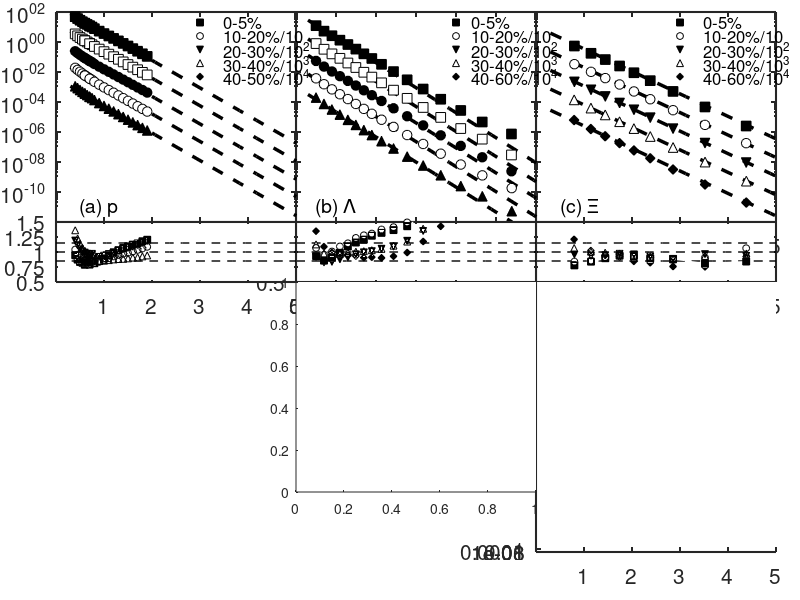

This figure's MATLAB source: (Note: this script raises an error after producing the figure.)
clear
set(gcf,'unit','centimeters','position',[40 30 33 25]);
%[left bottom width height];
Tq0=0.37;
Ts0=0.51;
sNN=0.039;
Tq=Tq0*(sNN/2.76)^0.105;
Ts=Ts0*(sNN/2.76)^0.105;

%Xi========================================================================
axes('Position',[0.67 0.63 0.3 0.35]);

load Xi_39_05.dat
load Xi_39_1020.dat
load Xi_39_2030.dat
load Xi_39_3040.dat
load Xi_39_4060.dat


TXi=Ts*(3/(2+Ts/Tq));

NXi1=11.0;
NXi2=6.258;
NXi3=3.61;
NXi4=2.03;
NXi5=0.8;

mXi=1.321;


ptXi=Xi_39_05(:,1);
mtXi=sqrt(ptXi.^2+mXi^2);

dis_Xi_39_05=mtXi./ptXi./ptXi.*Xi_39_05(:,4);
err_Xi_39_05=mtXi./ptXi./ptXi.*sqrt((Xi_39_05(:,5)).^2+(Xi_39_05(:,7)).^2);
n1=size(ptXi);
for i=1:n1(1)
    f1(i)=NXi1*exp(-ptXi(i)/TXi);
    r1(i)=dis_Xi_39_05(i)/f1(i);
end

dis_Xi_39_1020=mtXi./ptXi./ptXi.*Xi_39_1020(:,4);
err_Xi_39_1020=mtXi./ptXi./ptXi.*sqrt((Xi_39_1020(:,5)).^2+(Xi_39_1020(:,7)).^2);
for i=1:n1(1)
    f2(i)=NXi2*exp(-ptXi(i)/TXi);
    r2(i)=dis_Xi_39_1020(i)/f2(i);
end

dis_Xi_39_2030=mtXi./ptXi./ptXi.*Xi_39_2030(:,4);
err_Xi_39_2030=mtXi./ptXi./ptXi.*sqrt((Xi_39_2030(:,5)).^2+(Xi_39_2030(:,7)).^2);
for i=1:n1(1)
    f3(i)=NXi3*exp(-ptXi(i)/TXi);
    r3(i)=dis_Xi_39_2030(i)/f3(i);
end

ptXi2=Xi_39_3040(:,1);
mtXi2=sqrt(ptXi2.^2+mXi^2);
dis_Xi_39_3040=mtXi2./ptXi2./ptXi2.*Xi_39_3040(:,4);
err_Xi_39_3040=mtXi2./ptXi2./ptXi2.*sqrt((Xi_39_3040(:,5)).^2+(Xi_39_3040(:,7)).^2);
n2=size(ptXi2);
for i=1:n2(1)
    f4(i)=NXi4*exp(-ptXi2(i)/TXi);
    r4(i)=dis_Xi_39_3040(i)/f4(i);
end

ptXi3=Xi_39_4060(:,1);
mtXi3=sqrt(ptXi3.^2+mXi^2);
dis_Xi_39_4060=mtXi3./ptXi3./ptXi3.*Xi_39_4060(:,4);
err_Xi_39_4060=mtXi3./ptXi3./ptXi3.*sqrt((Xi_39_4060(:,5)).^2+(Xi_39_4060(:,7)).^2);
n3=size(ptXi3);
for i=1:n3(1)
    f5(i)=NXi5*exp(-ptXi3(i)/TXi);
    r5(i)=dis_Xi_39_4060(i)/f5(i);
end

pt=linspace(0.3,7,20);
NXit=size(pt);
for i=1:NXit(2)
    y1(i)=NXi1*exp(-pt(i)/TXi);
    y2(i)=NXi2*exp(-pt(i)/TXi)/10;
    y3(i)=NXi3*exp(-pt(i)/TXi)/10^2;
    y4(i)=NXi4*exp(-pt(i)/TXi)/10^3;
    y5(i)=NXi5*exp(-pt(i)/TXi)/10^4;
end

semilogy(pt,y1,'k--','LineWidth',2.5)
axis([0 5 1E-12 1E2]);
set(gca,'Ticklength',[0.02 0.025],'FontSize',15,'LineWidth',1.5,......
    'XTICK',[1 2 3 4 5 6],......
    'YTICK',[1e-10 1e-8 1e-6 1E-4 1E-2 1E0]);
hold on
h1=errorbar(ptXi,dis_Xi_39_05,err_Xi_39_05,'ks');
set(h1,'MarkerSize',7,'MarkerFaceColor','k');

semilogy(pt,y2,'k--','LineWidth',2.5)
hold on
h2=errorbar(ptXi,dis_Xi_39_1020/10,err_Xi_39_1020/10,'ko');
set(h2,'MarkerSize',7,'MarkerFaceColor','w');

semilogy(pt,y3,'k--','LineWidth',2.5)
hold on
h3=errorbar(ptXi,dis_Xi_39_2030/10^2,err_Xi_39_2030/10^2,'kv');
set(h3,'MarkerSize',7,'MarkerFaceColor','k');

semilogy(pt,y4,'k--','LineWidth',2.5)
hold on
h4=errorbar(ptXi2,dis_Xi_39_3040/10^3,err_Xi_39_3040/10^3,'k^');
set(h4,'MarkerSize',7,'MarkerFaceColor','w');

semilogy(pt,y5,'k--','LineWidth',2.5)
hold on
h5=errorbar(ptXi3,dis_Xi_39_4060/10^4,err_Xi_39_4060/10^4,'kd');
set(h5,'MarkerSize',7,'MarkerFaceColor','k');

x0=[3 3.5];
y0=[2e1 2E1];
scal=8;
plot(x0(1),y0(1),'ks','MarkerSize',5,'MarkerFaceColor','k');
text(x0(2),y0(2),'0-5%','FontSize',12);

y0=y0/scal;
plot(x0(1),y0(1),'ko','MarkerSize',5,'MarkerFaceColor','w');
text(x0(2),y0(2),'10-20%/10','FontSize',12);

y0=y0/scal;
plot(x0(1),y0(1),'kv','MarkerSize',5,'MarkerFaceColor','k');
text(x0(2),y0(2),'20-30%/10^2','FontSize',12);

y0=y0/scal;
plot(x0(1),y0(1),'k^','MarkerSize',5,'MarkerFaceColor','w');
text(x0(2),y0(2),'30-40%/10^3','FontSize',12);

y0=y0/scal;
plot(x0(1),y0(1),'kd','MarkerSize',5,'MarkerFaceColor','k');
text(x0(2),y0(2),'40-60%/10^4','FontSize',12);
text(0.5,1e-11,'(c) \Xi','FontSize',14);
hold off

axes('Position',[0.67 0.53 0.3 0.1]);
pt=linspace(0,5,20);
for i=1:20
    y(i)=1;   
end
plot(pt,y,'k--','LineWidth',1)
hold on
plot(pt,y-0.15,'k--','LineWidth',1)
hold on
plot(pt,y+0.15,'k--','LineWidth',1)
hold on
plot(ptXi,r1,'w-','LineWidth',0.1);
axis([0 5 0.5 1.5]);
set(gca,'FontSize',15,'LineWidth',1.5,......
    'XTICK',[0 1 2 3 4 5],......
    'YTICK',[0.5 0.75 1 1.25 1.5]);
hold on
h=errorbar(ptXi,r1,r1*0,'ks');
set(h,'MarkerSize',5,'MarkerFaceColor','k');

h=errorbar(ptXi,r2,r2*0,'ko');
set(h,'MarkerSize',5,'MarkerFaceColor','w');

h=errorbar(ptXi,r3,r3*0,'kv');
set(h,'MarkerSize',5,'MarkerFaceColor','k');

h=errorbar(ptXi2,r4,r4*0,'k^');
set(h,'MarkerSize',5,'MarkerFaceColor','w');

h=errorbar(ptXi3,r5,r5*0,'kd');
set(h,'MarkerSize',5,'MarkerFaceColor','k');

%Lambda========================================================================
axes('Position',[0.37 0.63 0.3 0.35]);
load Lam_39_05.dat
load Lam_39_1020.dat
load Lam_39_2030.dat
load Lam_39_3040.dat
load Lam_39_4060.dat

TLambda=Ts*(3/(1+2*Ts/Tq));

NLambda1=90.83;
NLambda2=50.66;
NLambda3=40.82;
NLambda4=23.02;
NLambda5=10;

mLambda=1.116;


ptLambda=Lam_39_05(:,1);
mtLambda=sqrt(ptLambda.^2+mLambda^2);

dis_Lam_39_05=mtLambda./ptLambda./ptLambda.*Lam_39_05(:,4);
err_Lam_39_05=mtLambda./ptLambda./ptLambda.*sqrt((Lam_39_05(:,5)).^2+(Lam_39_05(:,7)).^2);
n1=size(ptLambda);
for i=1:n1(1)
    f1(i)=NLambda1*exp(-ptLambda(i)/TLambda);
    r1(i)=dis_Lam_39_05(i)/f1(i);
end

dis_Lam_39_1020=mtLambda./ptLambda./ptLambda.*Lam_39_1020(:,4);
err_Lam_39_1020=mtLambda./ptLambda./ptLambda.*sqrt((Lam_39_1020(:,5)).^2+(Lam_39_1020(:,7)).^2);
for i=1:n1(1)
    f2(i)=NLambda2*exp(-ptLambda(i)/TLambda);
    r2(i)=dis_Lam_39_1020(i)/f2(i);
end

dis_Lam_39_2030=mtLambda./ptLambda./ptLambda.*Lam_39_2030(:,4);
err_Lam_39_2030=mtLambda./ptLambda./ptLambda.*sqrt((Lam_39_2030(:,5)).^2+(Lam_39_2030(:,7)).^2);
for i=1:n1(1)
    f3(i)=NLambda3*exp(-ptLambda(i)/TLambda);
    r3(i)=dis_Lam_39_2030(i)/f3(i);
end

ptLambda2=Lam_39_3040(:,1);
mtLambda2=sqrt(ptLambda2.^2+mLambda^2);
dis_Lam_39_3040=mtLambda2./ptLambda2./ptLambda2.*Lam_39_3040(:,4);
err_Lam_39_3040=mtLambda2./ptLambda2./ptLambda2.*sqrt((Lam_39_3040(:,5)).^2+(Lam_39_3040(:,7)).^2);
n2=size(ptLambda2);
for i=1:n2(1)
    f4(i)=NLambda4*exp(-ptLambda2(i)/TLambda);
    r4(i)=dis_Lam_39_3040(i)/f4(i);
end

ptLambda3=Lam_39_4060(:,1);
mtLambda3=sqrt(ptLambda3.^2+mLambda^2);
dis_Lam_39_4060=mtLambda3./ptLambda3./ptLambda3.*Lam_39_4060(:,4);
err_Lam_39_4060=mtLambda3./ptLambda3./ptLambda3.*sqrt((Lam_39_4060(:,5)).^2+(Lam_39_4060(:,7)).^2);
n3=size(ptLambda3);
for i=1:n3(1)
    f5(i)=NLambda5*exp(-ptLambda3(i)/TLambda);
    r5(i)=dis_Lam_39_4060(i)/f5(i);
end

pt=linspace(0.3,7,20);
npt=size(pt);
for i=1:npt(2)
    y1(i)=NLambda1*exp(-pt(i)/TLambda);
    y2(i)=NLambda2*exp(-pt(i)/TLambda)/10;
    y3(i)=NLambda3*exp(-pt(i)/TLambda)/10^2;
    y4(i)=NLambda4*exp(-pt(i)/TLambda)/10^3;
    y5(i)=NLambda5*exp(-pt(i)/TLambda)/10^4;
end

semilogy(pt,y1,'k--','LineWidth',2.5)
axis([0 6 1E-12 1E2]);
set(gca,'Ticklength',[0.02 0.025],'FontSize',15,'LineWidth',1.5,......
    'XTICK',[1 2 3 4 5],......
    'YTICK',[1e-10 1e-8 1e-6 1E-4 1E-2 1E0]);
hold on
h1=errorbar(ptLambda,dis_Lam_39_05,err_Lam_39_05,'ks');
set(h1,'MarkerSize',7,'MarkerFaceColor','k');

semilogy(pt,y2,'k--','LineWidth',2.5)
hold on
h2=errorbar(ptLambda,dis_Lam_39_1020/10,err_Lam_39_1020/10,'ks');
set(h2,'MarkerSize',7,'MarkerFaceColor','w');

semilogy(pt,y3,'k--','LineWidth',2.5)
hold on
h3=errorbar(ptLambda,dis_Lam_39_2030/10^2,err_Lam_39_2030/10^2,'ko');
set(h3,'MarkerSize',7,'MarkerFaceColor','k');

semilogy(pt,y4,'k--','LineWidth',2.5)
hold on
h4=errorbar(ptLambda2,dis_Lam_39_3040/10^3,err_Lam_39_3040/10^3,'ko');
set(h4,'MarkerSize',7,'MarkerFaceColor','w');

semilogy(pt,y5,'k--','LineWidth',2.5)
hold on
h5=errorbar(ptLambda3,dis_Lam_39_4060/10^4,err_Lam_39_4060/10^4,'k^');
set(h5,'MarkerSize',7,'MarkerFaceColor','k');


x0=[4 4.4];
y0=[2e1 2E1];
scal=8;
plot(x0(1),y0(1),'ks','MarkerSize',5,'MarkerFaceColor','k');
text(x0(2),y0(2),'0-5%','FontSize',12);

y0=y0/scal;
plot(x0(1),y0(1),'ko','MarkerSize',5,'MarkerFaceColor','w');
text(x0(2),y0(2),'10-20%/10','FontSize',12);

y0=y0/scal;
plot(x0(1),y0(1),'kv','MarkerSize',5,'MarkerFaceColor','k');
text(x0(2),y0(2),'20-30%/10^2','FontSize',12);

y0=y0/scal;
plot(x0(1),y0(1),'k^','MarkerSize',5,'MarkerFaceColor','w');
text(x0(2),y0(2),'30-40%/10^3','FontSize',12);

y0=y0/scal;
plot(x0(1),y0(1),'kd','MarkerSize',5,'MarkerFaceColor','k');
text(x0(2),y0(2),'40-60%/10^4','FontSize',12);
text(0.5,1e-11,'(b) \Lambda','FontSize',14);

axes('Position',[0.37 0.53 0.3 0.1]);
pt=linspace(0,6,20);
for i=1:20
    y(i)=1;   
end
plot(pt,y,'k--','LineWidth',1)
hold on
plot(pt,y-0.15,'k--','LineWidth',1)
hold on
plot(pt,y+0.15,'k--','LineWidth',1)
hold on
plot(ptLambda,r1,'w-','LineWidth',0.1);
axis([0 6 0.5 1.5]);
set(gca,'FontSize',15,'LineWidth',1.5,......
    'XTICK',[0 1 2 3 4],......
    'YTICK',[0.5 0.75 1 1.25 1.5]);
hold on
h=errorbar(ptLambda,r1,r1*0,'ks');
set(h,'MarkerSize',5,'MarkerFaceColor','k');

h=errorbar(ptLambda,r2,r2*0,'ko');
set(h,'MarkerSize',5,'MarkerFaceColor','w');

h=errorbar(ptLambda,r3,r3*0,'kv');
set(h,'MarkerSize',5,'MarkerFaceColor','k');

h=errorbar(ptLambda2,r4,r4*0,'k^');
set(h,'MarkerSize',5,'MarkerFaceColor','w');

h=errorbar(ptLambda3,r5,r5*0,'kd');
set(h,'MarkerSize',5,'MarkerFaceColor','k');

%Lambda========================================================================
axes('Position',[0.07 0.63 0.3 0.35]);
load p_39_05.dat
load p_39_1020.dat
load p_39_2030.dat
load p_39_3040.dat
load p_39_4050.dat


Tp=Tq;

Np1=280.37;
Np2=180.858;
Np3=110.61;
Np4=75.43;
Np5=40.3;

mp=0.938;


ptp=p_39_05(:,1);
mtp=sqrt(ptp.^2+mp^2);

dis_p_39_05=mtp./ptp./ptp.*p_39_05(:,3);
err_p_39_05=mtp./ptp./ptp.*sqrt((p_39_05(:,4)).^2+(p_39_05(:,5)).^2);
n1=size(ptp);
for i=1:n1(1)
    f1(i)=Np1*exp(-ptp(i)/Tp);
    r1(i)=dis_p_39_05(i)/f1(i);
end

dis_p_39_1020=mtp./ptp./ptp.*p_39_1020(:,3);
err_p_39_1020=mtp./ptp./ptp.*sqrt((p_39_1020(:,4)).^2+(p_39_1020(:,5)).^2);
for i=1:n1(1)
    f2(i)=Np2*exp(-ptp(i)/Tp);
    r2(i)=dis_p_39_1020(i)/f2(i);
end

dis_p_39_2030=mtp./ptp./ptp.*p_39_2030(:,3);
err_p_39_2030=mtp./ptp./ptp.*sqrt((p_39_2030(:,4)).^2+(p_39_2030(:,5)).^2);
for i=1:n1(1)
    f3(i)=Np3*exp(-ptp(i)/Tp);
    r3(i)=dis_p_39_2030(i)/f3(i);
end

ptp2=p_39_3040(:,1);
mtp2=sqrt(ptp2.^2+mp^2);
dis_p_39_3040=mtp2./ptp2./ptp2.*p_39_3040(:,3);
err_p_39_3040=mtp2./ptp2./ptp2.*sqrt((p_39_3040(:,4)).^2+(p_39_3040(:,5)).^2);
n2=size(ptp2);
for i=1:n2(1)
    f4(i)=Np4*exp(-ptp2(i)/Tp);
    r4(i)=dis_p_39_3040(i)/f4(i);
end

ptp3=p_39_4050(:,1);
mtp3=sqrt(ptp3.^2+mp^2);
dis_p_39_4050=mtp3./ptp3./ptp3.*p_39_4050(:,3);
err_p_39_4050=mtp3./ptp3./ptp3.*sqrt((p_39_4050(:,4)).^2+(p_39_4050(:,5)).^2);
n3=size(ptp3);
for i=1:n3(1)
    f5(i)=Np2*exp(-ptp3(i)/Tp);
    r5(i)=dis_p_39_4050(i)/f5(i);
end

pt=linspace(0.3,7,20);
npt=size(pt);
for i=1:npt(2)
    y1(i)=Np1*exp(-pt(i)/Tp);
    y2(i)=Np2*exp(-pt(i)/Tp)/10;
    y3(i)=Np3*exp(-pt(i)/Tp)/10^2;
    y4(i)=Np4*exp(-pt(i)/Tp)/10^3;
    y5(i)=Np5*exp(-pt(i)/Tp)/10^4;
end

semilogy(pt,y1,'k--','LineWidth',2.5)
axis([0  5 1E-12 1E2]);
set(gca,'Ticklength',[0.02 0.025],'FontSize',15,'LineWidth',1.5,......
    'XTICK',[1 2 3 4 ],......
    'YTICK',[1e-10 1e-8 1e-6 1E-4 1E-2 1E0 1e2]);
hold on
h1=errorbar(ptp,dis_p_39_05,err_p_39_05,'ks');
set(h1,'MarkerSize',7,'MarkerFaceColor','k');

semilogy(pt,y2,'k--','LineWidth',2.5)
hold on
h2=errorbar(ptp,dis_p_39_1020/10,err_p_39_1020/10,'ks');
set(h2,'MarkerSize',7,'MarkerFaceColor','w');

semilogy(pt,y3,'k--','LineWidth',2.5)
hold on
h3=errorbar(ptp,dis_p_39_2030/10^2,err_p_39_2030/10^2,'ko');
set(h3,'MarkerSize',7,'MarkerFaceColor','k');

semilogy(pt,y4,'k--','LineWidth',2.5)
hold on
h4=errorbar(ptp2,dis_p_39_3040/10^3,err_p_39_3040/10^3,'ko');
set(h4,'MarkerSize',7,'MarkerFaceColor','w');

semilogy(pt,y5,'k--','LineWidth',2.5)
hold on
h5=errorbar(ptp3,dis_p_39_4050/10^4,err_p_39_4050/10^4,'k^');
set(h5,'MarkerSize',7,'MarkerFaceColor','k');

x0=[3 3.5];
y0=[2e1 2E1];
scal=8;
plot(x0(1),y0(1),'ks','MarkerSize',5,'MarkerFaceColor','k');
text(x0(2),y0(2),'0-5%','FontSize',12);

y0=y0/scal;
plot(x0(1),y0(1),'ko','MarkerSize',5,'MarkerFaceColor','w');
text(x0(2),y0(2),'10-20%/10','FontSize',12);

y0=y0/scal;
plot(x0(1),y0(1),'kv','MarkerSize',5,'MarkerFaceColor','k');
text(x0(2),y0(2),'20-30%/10^2','FontSize',12);

y0=y0/scal;
plot(x0(1),y0(1),'k^','MarkerSize',5,'MarkerFaceColor','w');
text(x0(2),y0(2),'30-40%/10^3','FontSize',12);

y0=y0/scal;
plot(x0(1),y0(1),'kd','MarkerSize',5,'MarkerFaceColor','k');
text(x0(2),y0(2),'40-50%/10^4','FontSize',12);
text(0.5,1e-11,'(a) p','FontSize',14);

hold off

axes('Position',[0.07 0.53 0.3 0.1]);
pt=linspace(0,5,20);
for i=1:20
    y(i)=1;   
end
plot(pt,y,'k--','LineWidth',1)
hold on
plot(pt,y-0.15,'k--','LineWidth',1)
hold on
plot(pt,y+0.15,'k--','LineWidth',1)
hold on
plot(ptp,r1,'w-','LineWidth',0.1);
axis([0 5 0.5 1.5]);
set(gca,'FontSize',15,'LineWidth',1.5,......
    'XTICK',[1 2 3 4 5],......
    'YTICK',[0.5 0.75 1 1.25 1.5]);
hold on
h=errorbar(ptp,r1,r1*0,'ks');
set(h,'MarkerSize',5,'MarkerFaceColor','k');

h=errorbar(ptp,r2,r2*0,'ko');
set(h,'MarkerSize',5,'MarkerFaceColor','w');

h=errorbar(ptp,r3,r3*0,'kv');
set(h,'MarkerSize',5,'MarkerFaceColor','k');

h=errorbar(ptp2,r4,r4*0,'k^');
set(h,'MarkerSize',5,'MarkerFaceColor','w');

h=errorbar(ptp3,r5,r5*0,'kd');
set(h,'MarkerSize',5,'MarkerFaceColor','k');

%labels========================================================================
axes('Position',[0.67 0.08 0.3 0.45]);
%axes('Position',[0.67 0.08 0.3 0.1]);
axis([0 5 1E-12 1E2]);
set(gca,'Ticklength',[0.02 0.025],'FontSize',15,'LineWidth',1.5,......
    'XTICK',[1 2 3 4 5],......
    'YTICK',[1e-8 1e-6 1E-4 1E-2 1E0]);
hold on

%phi========================================================================
axes('Position',[0.37 0.18 0.3 0.35]);
load phi_39_010.dat
load phi_39_1020.dat
load phi_39_2030.dat
load phi_39_3040.dat
load phi_39_4060.dat


Tphi=Ts;

Nphi1=10.37;
Nphi2=7;
Nphi3=5;
Nphi4=3;
Nphi5=1.2;

mphi=1.02;


ptphi=phi_39_010(:,3);
mtphi=sqrt(ptphi.^2+mphi^2);

dis_phi_39_010=mtphi./ptphi.*phi_39_010(:,4);
err_phi_39_010=mtphi./ptphi.*phi_39_010(:,7);
n1=size(ptphi);
for i=1:n1(1)
    f1(i)=Nphi1*exp(-ptphi(i)/Tphi);
    rr1(i)=dis_phi_39_010(i)/f1(i);
end

dis_phi_39_1020=mtphi./ptphi.*phi_39_1020(:,4);
err_phi_39_1020=mtphi./ptphi.*phi_39_1020(:,7);
for i=1:n1(1)
    f2(i)=Nphi2*exp(-ptphi(i)/Tphi);
    rr2(i)=dis_phi_39_1020(i)/f2(i);
end

dis_phi_39_2030=mtphi./ptphi.*phi_39_2030(:,4);
err_phi_39_2030=mtphi./ptphi.*phi_39_2030(:,7);
for i=1:n1(1)
    f3(i)=Nphi3*exp(-ptphi(i)/Tphi);
    rr3(i)=dis_phi_39_2030(i)/f3(i);
end

ptphi2=phi_39_3040(:,3);
mtphi2=sqrt(ptphi2.^2+mphi^2);
dis_phi_39_3040=mtphi2./ptphi2.*phi_39_3040(:,4);
err_phi_39_3040=mtphi2./ptphi2.*phi_39_3040(:,7);
n2=size(ptphi2);
for i=1:n2(1)
    f4(i)=Nphi4*exp(-ptphi2(i)/Tphi);
    rr4(i)=dis_phi_39_3040(i)/f4(i);
end

ptphi3=phi_39_4060(:,3);
mtphi3=sqrt(ptphi3.^2+mphi^2);
dis_phi_39_4060=mtphi3./ptphi3.*phi_39_4060(:,4);
err_phi_39_4060=mtphi3./ptphi3.*phi_39_4060(:,7);
n3=size(ptphi3);
for i=1:n3(1)
    f5(i)=Nphi5*exp(-ptphi3(i)/Tphi);
    rr5(i)=dis_phi_39_4060(i)/f5(i);
end

pt=linspace(0.3,6,20);
npt=size(pt);
for i=1:npt(2)
    y1(i)=Nphi1*exp(-pt(i)/Tphi);
    y2(i)=Nphi2*exp(-pt(i)/Tphi)/10;
    y3(i)=Nphi3*exp(-pt(i)/Tphi)/10^2;
    y4(i)=Nphi4*exp(-pt(i)/Tphi)/10^3;
    y5(i)=Nphi5*exp(-pt(i)/Tphi)/10^4;
end

semilogy(pt,y1,'k--','LineWidth',2.5)
axis([0 6 1E-12 1E2]);
set(gca,'Ticklength',[0.02 0.025],'FontSize',15,'LineWidth',1.5,......
    'XTICK',[1 2 3 4 5 6],......
    'YTICK',[1e-10 1e-8 1e-6 1E-4 1E-2 1E0]);
hold on
h1=errorbar(ptphi,dis_phi_39_010,err_phi_39_010,'ks');
set(h1,'MarkerSize',7,'MarkerFaceColor','k');

semilogy(pt,y2,'k--','LineWidth',2.5)
hold on
h2=errorbar(ptphi,dis_phi_39_1020/10,err_phi_39_1020/10,'ko');
set(h2,'MarkerSize',7,'MarkerFaceColor','w');

semilogy(pt,y3,'k--','LineWidth',2.5)
hold on
h3=errorbar(ptphi,dis_phi_39_2030/10^2,err_phi_39_2030/10^2,'kv');
set(h3,'MarkerSize',7,'MarkerFaceColor','k');

semilogy(pt,y4,'k--','LineWidth',2.5)
hold on
h4=errorbar(ptphi2,dis_phi_39_3040/10^3,err_phi_39_3040/10^3,'k^');
set(h4,'MarkerSize',7,'MarkerFaceColor','w');

semilogy(pt,y5,'k--','LineWidth',2.5)
hold on
h5=errorbar(ptphi3,dis_phi_39_4060/10^4,err_phi_39_4060/10^4,'kd');
set(h5,'MarkerSize',7,'MarkerFaceColor','k');

x0=[4 4.4];
y0=[2e1 2E1];
scal=8;
plot(x0(1),y0(1),'ks','MarkerSize',5,'MarkerFaceColor','k');
text(x0(2),y0(2),'0-10%','FontSize',12);

y0=y0/scal;
plot(x0(1),y0(1),'ko','MarkerSize',5,'MarkerFaceColor','w');
text(x0(2),y0(2),'10-20%/10','FontSize',12);

y0=y0/scal;
plot(x0(1),y0(1),'kv','MarkerSize',5,'MarkerFaceColor','k');
text(x0(2),y0(2),'20-30%/10^2','FontSize',12);

y0=y0/scal;
plot(x0(1),y0(1),'k^','MarkerSize',5,'MarkerFaceColor','w');
text(x0(2),y0(2),'30-40%/10^3','FontSize',12);

y0=y0/scal;
plot(x0(1),y0(1),'kd','MarkerSize',5,'MarkerFaceColor','k');
text(x0(2),y0(2),'40-60%/10^4','FontSize',12);
text(0.5,1e-11,'(e) \phi','FontSize',14);
hold off

axes('Position',[0.37 0.08 0.3 0.1]);
pt=linspace(0,6,20);
for i=1:20
    y(i)=1;   
end
plot(pt,y,'k--','LineWidth',1)
hold on
plot(pt,y-0.15,'k--','LineWidth',1)
hold on
plot(pt,y+0.15,'k--','LineWidth',1)
hold on
plot(ptphi,rr1,'w-','LineWidth',0.1);
axis([0 6 0.5 1.5]);
set(gca,'FontSize',15,'LineWidth',1.5,......
    'XTICK',[0 1 2 3 4 5],......
    'YTICK',[0.75 1 1.25 1.5]);
hold on
h=errorbar(ptphi,rr1,rr1*0,'ks');
set(h,'MarkerSize',5,'MarkerFaceColor','k');

h=errorbar(ptphi,rr2,rr2*0,'ko');
set(h,'MarkerSize',5,'MarkerFaceColor','w');

h=errorbar(ptphi,rr3,rr3*0,'kv');
set(h,'MarkerSize',5,'MarkerFaceColor','k');

h=errorbar(ptphi2,rr4,rr4*0,'k^');
set(h,'MarkerSize',5,'MarkerFaceColor','w');

h=errorbar(ptphi3,rr5,rr5*0,'kd');
set(h,'MarkerSize',5,'MarkerFaceColor','k');

hold off


%Omega========================================================================
axes('Position',[0.07 0.18 0.3 0.35]);
load Omega_39_010.dat
load Omega_39_1020.dat
load Omega_39_2040.dat
load Omega_39_4060.dat

TOmega=Ts;


NOmega1=0.7;
NOmega2=0.4;
NOmega3=0.2;
NOmega4=0.0443;

mOmega=1.672;


ptOmega=Omega_39_010(:,1);
mtOmega=sqrt(ptOmega.^2+mOmega^2);

dis_Omega_39_010=mtOmega./ptOmega./ptOmega.*Omega_39_010(:,2);
ero_Omega_39_010=mtOmega./ptOmega./ptOmega.*sqrt((Omega_39_010(:,3)).^2+(Omega_39_010(:,4)).^2);
n1=size(ptOmega);
for i=1:n1(1)
    f1(i)=NOmega1*exp(-ptOmega(i)/TOmega);
    ro1(i)=dis_Omega_39_010(i)/f1(i);
end

dis_Omega_39_1020=mtOmega./ptOmega./ptOmega.*Omega_39_1020(:,2);
ero_Omega_39_1020=mtOmega./ptOmega./ptOmega.*sqrt((Omega_39_1020(:,3)).^2+(Omega_39_1020(:,4)).^2);
for i=1:n1(1)
    f2(i)=NOmega2*exp(-ptOmega(i)/TOmega);
    ro2(i)=dis_Omega_39_1020(i)/f2(i);
end

dis_Omega_39_2040=mtOmega./ptOmega./ptOmega.*Omega_39_2040(:,2);
ero_Omega_39_2040=mtOmega./ptOmega./ptOmega.*sqrt((Omega_39_2040(:,3)).^2+(Omega_39_2040(:,4)).^2);
for i=1:n1(1)
    f3(i)=NOmega3*exp(-ptOmega(i)/TOmega);
    ro3(i)=dis_Omega_39_2040(i)/f3(i);
end

ptOmega3=Omega_39_4060(:,1);
mtOmega3=sqrt(ptOmega3.^2+mOmega^2);
dis_Omega_39_4060=mtOmega3./ptOmega3./ptOmega3.*Omega_39_4060(:,2);
ero_Omega_39_4060=mtOmega3./ptOmega3./ptOmega3.*sqrt((Omega_39_4060(:,3)).^2+(Omega_39_4060(:,4)).^2);
n3=size(ptOmega3);
for i=1:n3(1)
    f4(i)=NOmega1*exp(-ptOmega(i)/TOmega);
    ro4(i)=dis_Omega_39_4060(i)/f4(i);
end

pt=linspace(0.3,7,20);
npt=size(pt);
for i=1:npt(2)
    y1(i)=NOmega1*exp(-pt(i)/TOmega);
    y2(i)=NOmega2*exp(-pt(i)/TOmega)/10;
    y3(i)=NOmega3*exp(-pt(i)/TOmega)/10^2;
    y4(i)=NOmega4*exp(-pt(i)/TOmega)/10^3;
end

semilogy(pt,y1,'k--','LineWidth',2.5)
axis([0 5 1E-12 1E2]);
set(gca,'Ticklength',[0.02 0.025],'FontSize',15,'LineWidth',1.5,......
    'XTICK',[1 2 3 4 ],......
    'YTICK',[1e-10 1e-8 1e-6 1E-4 1E-2 1E0]);
hold on
h1=errorbar(ptOmega,dis_Omega_39_010,ero_Omega_39_010,'ks');
set(h1,'MarkerSize',7,'MarkerFaceColor','k');

semilogy(pt,y2,'k--','LineWidth',2.5)
hold on
h2=errorbar(ptOmega,dis_Omega_39_1020/10,ero_Omega_39_1020/10,'ks');
set(h2,'MarkerSize',7,'MarkerFaceColor','w');

semilogy(pt,y3,'k--','LineWidth',2.5)
hold on
h3=errorbar(ptOmega,dis_Omega_39_2040/10^2,ero_Omega_39_2040/10^2,'ko');
set(h3,'MarkerSize',7,'MarkerFaceColor','k');

semilogy(pt,y4,'k--','LineWidth',2.5)
hold on
h5=errorbar(ptOmega3,dis_Omega_39_4060/10^3,ero_Omega_39_4060/10^3,'k^');
set(h5,'MarkerSize',7,'MarkerFaceColor','k');

x0=[3 3.5];
y0=[2e1 2E1];
scal=8;
plot(x0(1),y0(1),'ks','MarkerSize',5,'MarkerFaceColor','k');
text(x0(2),y0(2),'0-10%','FontSize',12);

y0=y0/scal;
plot(x0(1),y0(1),'ko','MarkerSize',5,'MarkerFaceColor','w');
text(x0(2),y0(2),'10-20%/10','FontSize',12);

y0=y0/scal;
plot(x0(1),y0(1),'kv','MarkerSize',5,'MarkerFaceColor','k');
text(x0(2),y0(2),'20-40%/10^2','FontSize',12);

y0=y0/scal;
plot(x0(1),y0(1),'k^','MarkerSize',5,'MarkerFaceColor','w');
text(x0(2),y0(2),'40-60%/10^3','FontSize',12);

text(0.5,1e-11,'(d) \Omega','FontSize',14);

hold off

axes('Position',[0.07 0.08 0.3 0.1]);
pt=linspace(0,5,20);
for i=1:20
    y(i)=1;   
end
plot(pt,y,'k--','LineWidth',1)
hold on
plot(pt,y-0.15,'k--','LineWidth',1)
hold on
plot(pt,y+0.15,'k--','LineWidth',1)
hold on
plot(ptOmega,ro1,'w-','LineWidth',0.1);
axis([0 5 0.5 1.5]);
set(gca,'FontSize',15,'LineWidth',1.5,......
    'XTICK',[0 1 2 3 4],......
    'YTICK',[0.5 0.75 1 1.25 1.5]);
hold on
h=errorbar(ptOmega,ro1,ro1*0,'ks');
set(h,'MarkerSize',5,'MarkerFaceColor','k');

h=errorbar(ptOmega,ro2,ro2*0,'ko');
set(h,'MarkerSize',5,'MarkerFaceColor','w');

h=errorbar(ptOmega,ro3,ro3*0,'kv');
set(h,'MarkerSize',5,'MarkerFaceColor','k');

h=errorbar(ptOmega3,ro4,ro4*0,'k^');
set(h,'MarkerSize',5,'MarkerFaceColor','w');

hold off